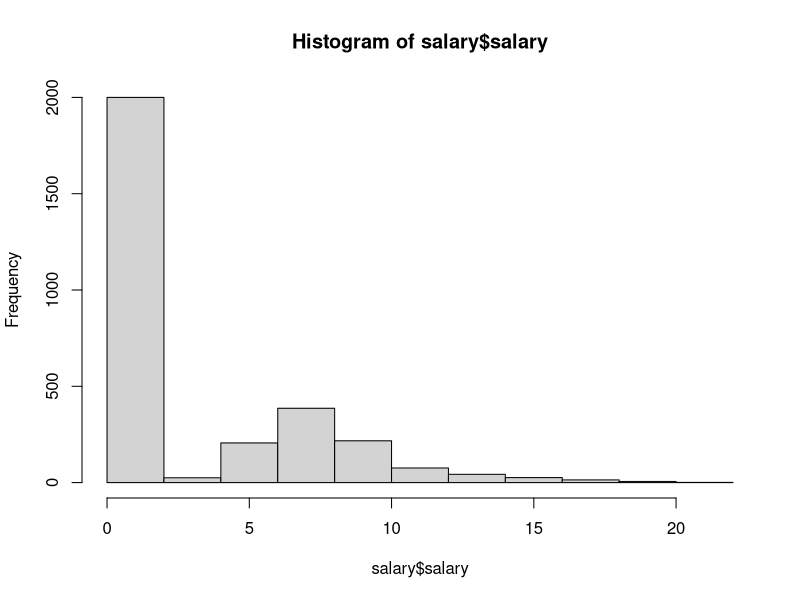
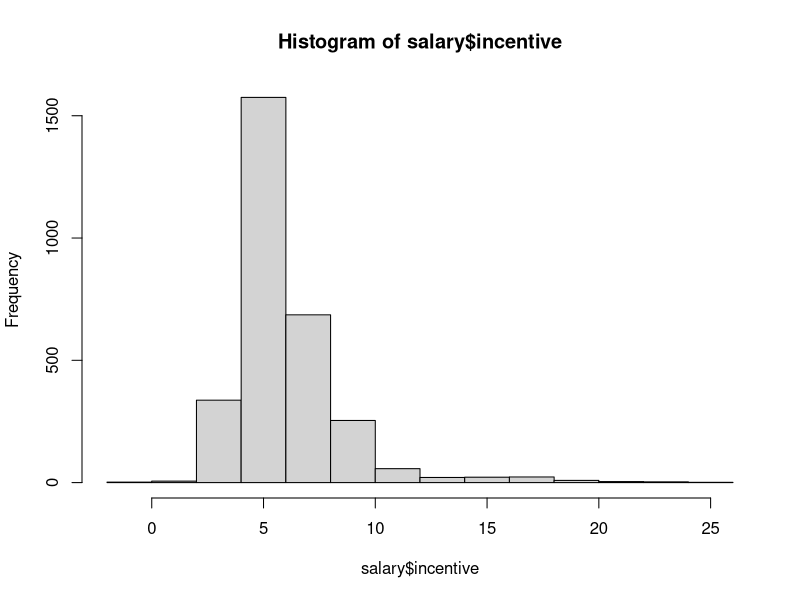
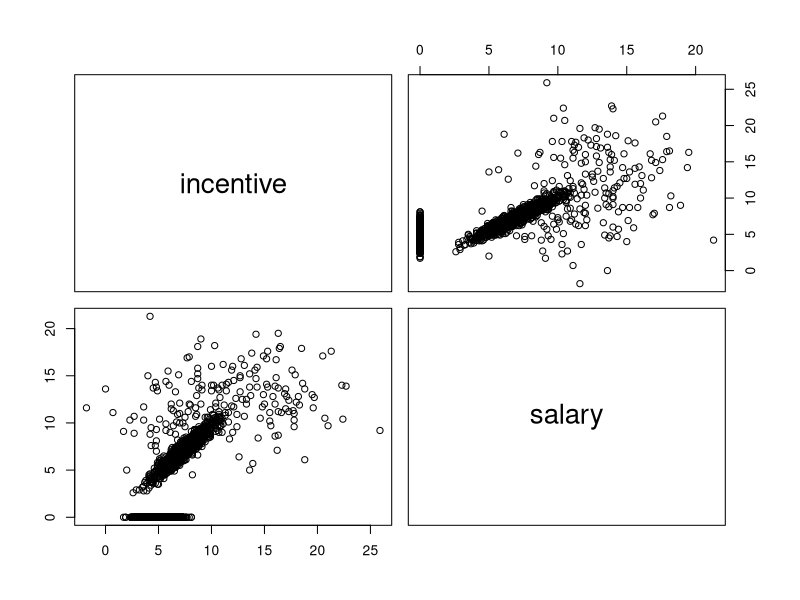
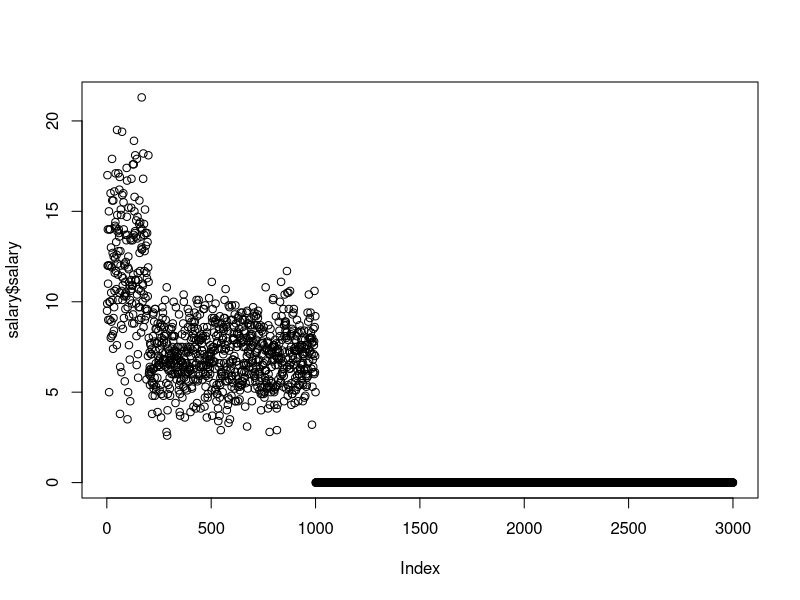
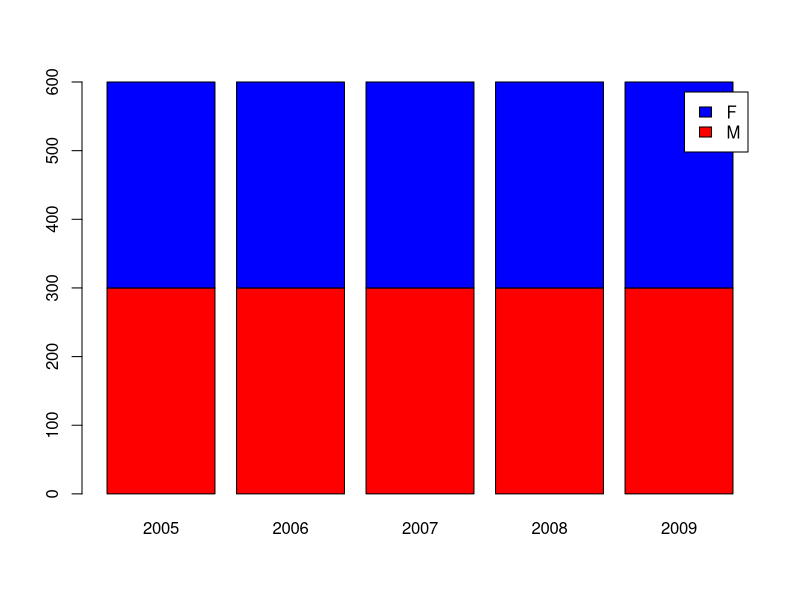
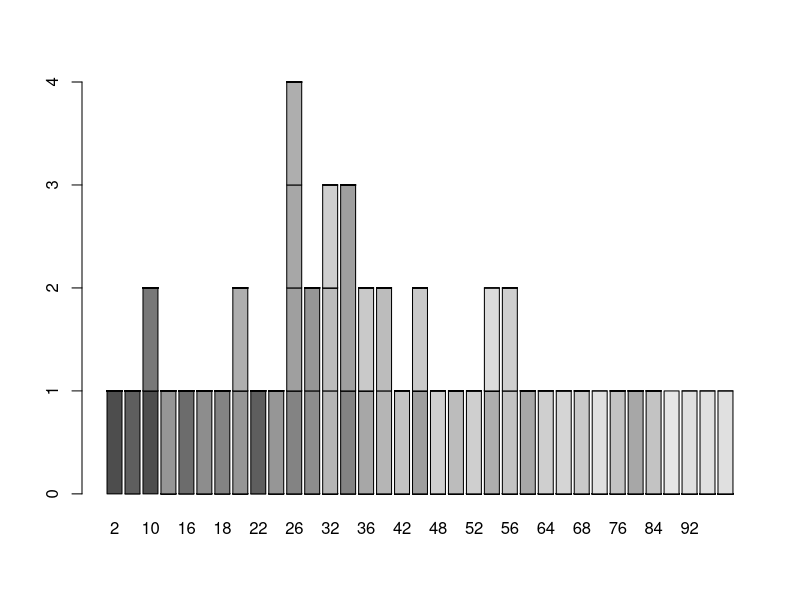

Source code (R) for these figures, in order:
# 1. 파일로 제공되는 salary.csv 데이터를 R에서 읽어 데이터프레임으로 저장하고, 각 질문에 답하시오.
salary <- read.csv("./data/salary.csv", header = T)
# (1) salary 변수와 incentive 변수에 대한 히스토그램을 각각 작성하시오.
hist(salary$salary)
hist(salary$incentive)
# (2) salary 변수와 incentive 변수에 관한 산점도를 작성하시오.
head(salary)
? pairs
pairs(salary[, 2:3])
plot(salary$salary)
# (3) 입사연도(year)별 성별(sex) 빈도에 대한 막대그래프를 작성하시오.
salary$year
salary$gender
table(salary$year, salary$gender)
table(salary$gender, salary$year)
barplot(
  table(salary$gender, salary$year),
  col = c("red", "blue"),
  legend = c("M", "F")
)
#2. R에서 제공하는 다음의 데이터셋들의 구조를 확인하고, 각 변수별 분포 및 연관성 있는 변수들 간의 관계를 표현하기에 적절한 그래프 함수를 사용하여 플롯을 작성하시오.
# (1) cars
cars
head(cars)
table(cars)
barplot(table(cars))
# (2) mtcars
mtcars
# (3) Titanic
Titanic
# (4) iris
iris
# (4) states <- data.frame(state.region, state.x77)
states <- data.frame(state.region, state.x77)
# (5) ggplot2 패키지에 있는 midwest : 미국 동북중부 437개 지역의 인구통계 정보
library(ggplot2)
midwest
rm(midwest)
# (6) Arthritis
library(vcd)
Arthritis
